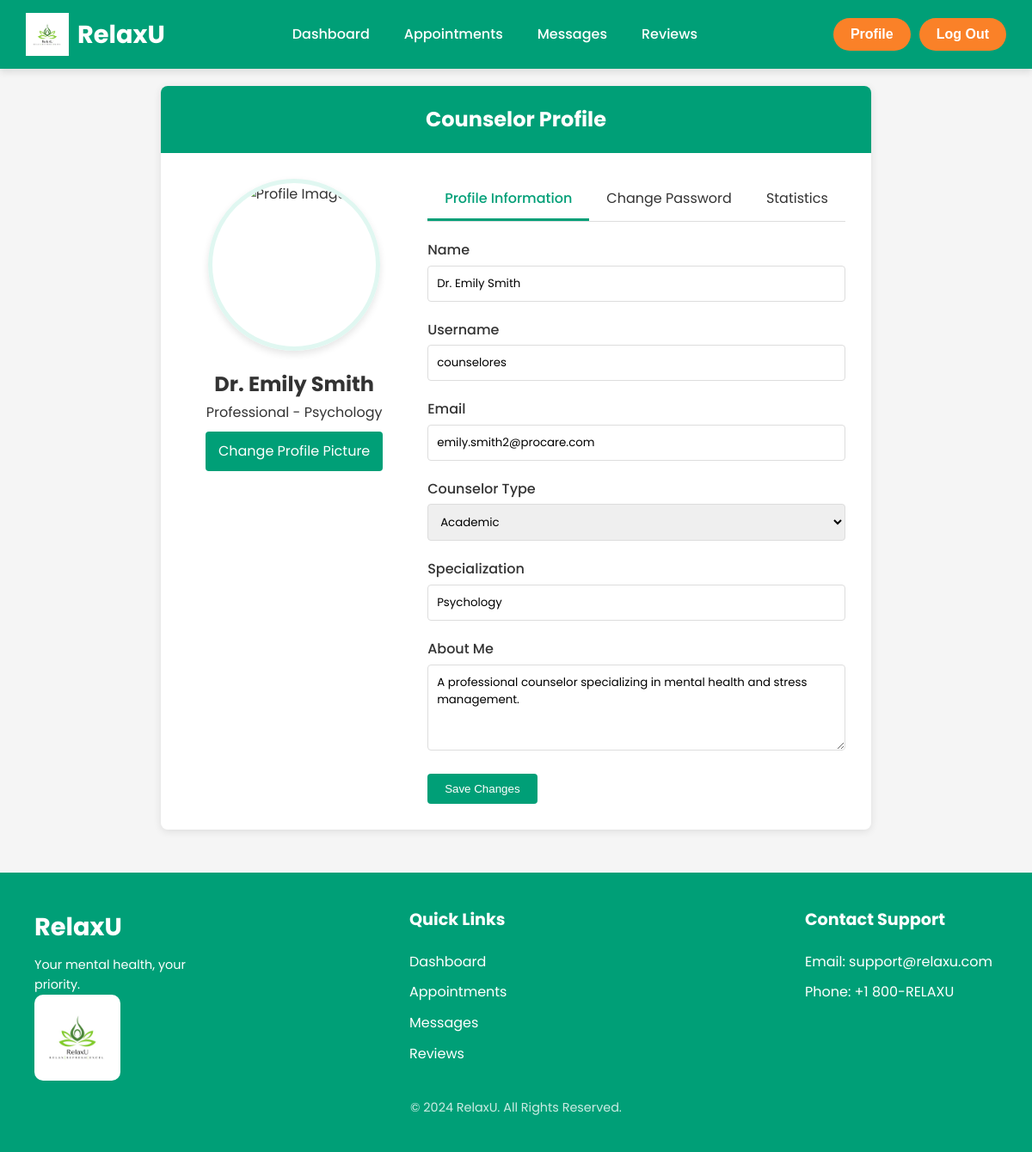
The page /App/controller/CounselorController.php?action=viewLoggedInCounselorProfile (signed in) on the database its author committed.
### tables this page shows
CREATE TABLE `counselors` (
  `id` int(11) NOT NULL,
  `name` varchar(255) NOT NULL,
  `type` enum('Student','Professional') NOT NULL,
  `specialization` varchar(255) DEFAULT NULL,
  `profile_image` varchar(255) DEFAULT NULL,
  `description` text DEFAULT NULL,
  `email` varchar(255) DEFAULT NULL,
  `password` varchar(255) NOT NULL,
  `username` varchar(255) NOT NULL,
  `created_at` timestamp NOT NULL DEFAULT current_timestamp(),
  `updated_at` timestamp NOT NULL DEFAULT current_timestamp() ON UPDATE current_timestamp()
);

### App/models/CounselorModel.php (called while the page is built, shortened)
<?php
require_once '../../config/config.php';
class CounselorModel {
    private $db;
    public function __construct() {
        $this->db = new Database();
        $this->db = $this->db->connect();
    }
    public function getCounselorById($id) {
        try {
            $query = 'SELECT * FROM counselors WHERE id = :id';
            $stmt = $this->db->prepare($query);
            $stmt->bindParam(':id', $id);
            $stmt->execute();
            $counselor = $stmt->fetch(PDO::FETCH_ASSOC);
            if ($counselor) {
                return $counselor;
            } else {
                return null;
            }
        } catch (PDOException $e) {
            $this->logError($e->getMessage());
            return null;
        }
    }
}
?>

### config/config.php (called while the page is built, shortened)
<?php
class Database {
    private $host = 'localhost';
    private $db_name = 'stress_management';
    private $username = 'root';
    private $password = '';
    public function connect() {
        $this->conn = null;
        try {
            $this->conn = new PDO("mysql:host=$this->host;dbname=$this->db_name", $this->username, $this->password);
            $this->conn->setAttribute(PDO::ATTR_ERRMODE, PDO::ERRMODE_EXCEPTION);
        } catch (PDOException $e) {
            echo 'Connection Error: ' . $e->getMessage();
        }
        return $this->conn;
    }
}
?>

### App/views/counselling/counselor_profile.php (the view, shortened to what this page needs)
<!DOCTYPE html>
<html lang="en">
<head>
    <link rel="stylesheet" href="../../assets/css/header_footer.css" type="text/css" />
    <link rel="stylesheet" href="../../assets/css/counselor_dashboard.css" type="text/css" />
</head>
<body>
    <header class="header">
        <div class="logo">
            <img src="../../assets/images/logo.jpg" alt="RelaxU Logo" />
            <h1>RelaxU</h1>
        </div>
        <nav class="navbar">
            <ul>
                <li><a href="../views/counselling/counselor_dashboard.php">Dashboard</a></li>
                <li class="services">
                    <a href="#">Appointments</a>
                </li>
                <li><a href="../views/messages.php">Messages</a></li>
                <li><a href="../views/reviews.php">Reviews</a></li>
            </ul>
        </nav>
        <div class="auth-buttons">
            <form action="../../controller/CounselorController.php?action=viewLoggedInCounselorProfile" method="GET">
                <button type="submit" class="login"><b>Profile</b></button>
            </form>
            <form action="../../util/counselor_logout.php" method="POST" style="display: inline;">
                <button type="submit" class="login"><b>Log Out</b></button>
            </form>
        </div>
    </header>
    <div class="container">
        <div class="profile-container">
            <div class="profile-header">
                <h1>Counselor Profile</h1>
            </div>
            <div class="profile-content">
                <div class="profile-sidebar">
                    <div class="profile-image-container">
                        <img src="<?= !empty($counselor['profile_image']) ? '../../' . $counselor['profile_image'] : '../../assets/images/default-profile.jpg' ?>" alt="Profile Image" class="profile-image">
                    </div>
                    <h2><?= htmlspecialchars($counselor['name']) ?></h2>
                    <p><?= htmlspecialchars($counselor['type']) ?> - <?= htmlspecialchars($counselor['specialization']) ?></p>
                    <form action="../controller/CounselorController.php?action=updateCounselorProfile" method="POST" enctype="multipart/form-data">
                        <label for="profile_image" class="custom-file-upload">
                            <i class="fas fa-camera"></i> Change Profile Picture
                        </label>
                    </form>
                </div>
                <div class="profile-main">
                    <div class="profile-tabs">
                        <div class="profile-tab active" onclick="openTab('profile-info')">Profile Information</div>
                        <div class="profile-tab" onclick="openTab('change-password')">Change Password</div>
                        <div class="profile-tab" onclick="openTab('stats')">Statistics</div>
                    </div>
                    <div id="profile-info" class="tab-content active">
                        <form action="../controller/CounselorController.php?action=updateCounselorProfile" method="POST">
                            <div class="form-group">
                                <label for="name">Name</label>
                                <input type="text" id="name" name="name" class="form-control" value="<?= htmlspecialchars($counselor['name']) ?>" required>
                            </div>
                            <div class="form-group">
                                <label for="username">Username</label>
                                <input type="text" id="username" name="username" class="form-control" value="<?= htmlspecialchars($counselor['username']) ?>" required>
                            </div>
                            <div class="form-group">
                                <label for="email">Email</label>
                                <input type="email" id="email" name="email" class="form-control" value="<?= htmlspecialchars($counselor['email']) ?>" required>
                            </div>
                            <div class="form-group">
                                <label for="type">Counselor Type</label>
                                <select id="type" name="type" class="form-control">
                                    <option value="Academic" <?= $counselor['type'] === 'Academic' ? 'selected' : '' ?>>Academic</option>
                                </select>
                            </div>
                            <div class="form-group">
                                <label for="specialization">Specialization</label>
                                <input type="text" id="specialization" name="specialization" class="form-control" value="<?= htmlspecialchars($counselor['specialization']) ?>">
                            </div>
                            <div class="form-group">
                                <label for="description">About Me</label>
                                <textarea id="description" name="description" class="form-control"><?= htmlspecialchars($counselor['description']) ?></textarea>
                            </div>
                            <button type="submit" class="btn btn-primary">Save Changes</button>
                        </form>
                    </div>
                </div>
            </div>
        </div>
    </div>
    <footer class="footer">
        <div class="footer-container">
            <div class="footer-logo">
                <h1>RelaxU</h1>
                <p>Your mental health, your priority.</p>
                <img id="footer-logo" src="../../assets/images/logo.jpg" alt="RelaxU Logo" />
            </div>
            <div class="footer-section">
                <h3>Quick Links</h3>
                <ul>
                    <li><a href="../views/counselor_dashboard.php">Dashboard</a></li>
                    <li><a href="../views/manage_appointments.php">Appointments</a></li>
                    <li><a href="../views/messages.php">Messages</a></li>
                    <li><a href="../views/reviews.php">Reviews</a></li>
                </ul>
            </div>
            <div class="footer-section">
                <h3>Contact Support</h3>
                <p>Email: support@relaxu.com</p>
                <p>Phone: +1 800-RELAXU</p>
            </div>
        </div>
        <div class="footer-bottom">
            <p>&copy; 2024 RelaxU. All Rights Reserved.</p>
        </div>
    </footer>
</body>
</html>

### assets/css/header_footer.css (style rules this page uses)
* { margin: 0; padding: 0; box-sizing: border-box; }
body { font-family: "Poppins", sans-serif; background-color: #f4f4f4; min-height: 100vh; display: flex; flex-direction: column; }
.header { display: flex; justify-content: space-between; align-items: center; background: #009f77; padding: 15px 30px; height: 80px; box-shadow: 0 4px 8px rgba(0, 0, 0, 0.1); position: sticky; top: 0; z-index: 1000; }
.logo { display: flex; align-items: center; }
.logo img { height: 50px; margin-right: 10px; }
.logo h1 { font-size: 1.8rem; color: white; }
.navbar ul { display: flex; list-style: none; }
.navbar ul li { margin: 0 20px; position: relative; transition: transform 0.3s ease, color 0.3s ease; }
.navbar ul li a { text-decoration: none; color: white; font-size: 1rem; font-weight: 500; padding: 10px 0; transition: color 0.3s ease; }
.auth-buttons { display: flex; }
.auth-buttons button { background-color: #fa8128; color: white; border: none; padding: 10px 20px; border-radius: 20px; cursor: pointer; margin-left: 10px; font-size: 1rem; transition: background-color 0.3s ease; }
.footer { background-color: #009f77; padding: 40px; color: white; margin-top: auto; }
.footer-container { display: flex; justify-content: space-between; align-items: flex-start; }
.footer-logo h1 { font-size: 1.8rem; margin-bottom: 10px; }
.footer-logo p { width: 200px; font-size: 0.9rem; }
.footer-section { width: 20%; }
.footer-section h3 { margin-bottom: 20px; font-size: 1.2rem; }
.footer-section ul { list-style: none; }
.footer-section ul li { margin-bottom: 10px; }
.footer-section ul li a { color: white; text-decoration: none; transition: margin-left 0.3s ease; }
.footer-section p { margin-bottom: 10px; }
.footer-bottom { text-align: center; margin-top: 20px; }
.footer-bottom p { font-size: 0.9rem; opacity: 0.8; }
#footer-logo { display: flex; align-items: center; border-radius: 10px; height: 100px; width: 100px; }

### assets/css/counselor_dashboard.css (style rules this page uses)
:root { --primary-color: #009f77; --primary-dark: #007a5c; --primary-light: #e8f1ec; --secondary-color: #fa8128; --secondary-dark: #e87217; --admin-dark: #2c3e50; --admin-darker: #1a2530; --admin-light: #34495e; --text-dark: #333; --text-light: #666; --text-lighter: #999; --white: #fff; --gray-100: #f8f9fa; --gray-200: #e9ecef; --gray-300: #dee2e6; --gray-400: #ced4da; --gray-800: #343a40; --red: #e74c3c; --green: #2ecc71; --blue: #3498db; --yellow: #f1c40f; --orange: #e67e22; --purple: #9b59b6; --border-radius: 10px; --border-radius-sm: 6px; --box-shadow: 0 4px 12px rgba(0, 0, 0, 0.1); --box-shadow-lg: 0 8px 30px rgba(0, 0, 0, 0.15); --transition: all 0.3s ease; }

### rows shown on the page
counselors: name "Dr. Emily Smith", type "Professional", specialization "Psychology", username "counselores", email "emily.smith2@procare.com", description "A professional counselor specializing in mental health and stress management."
